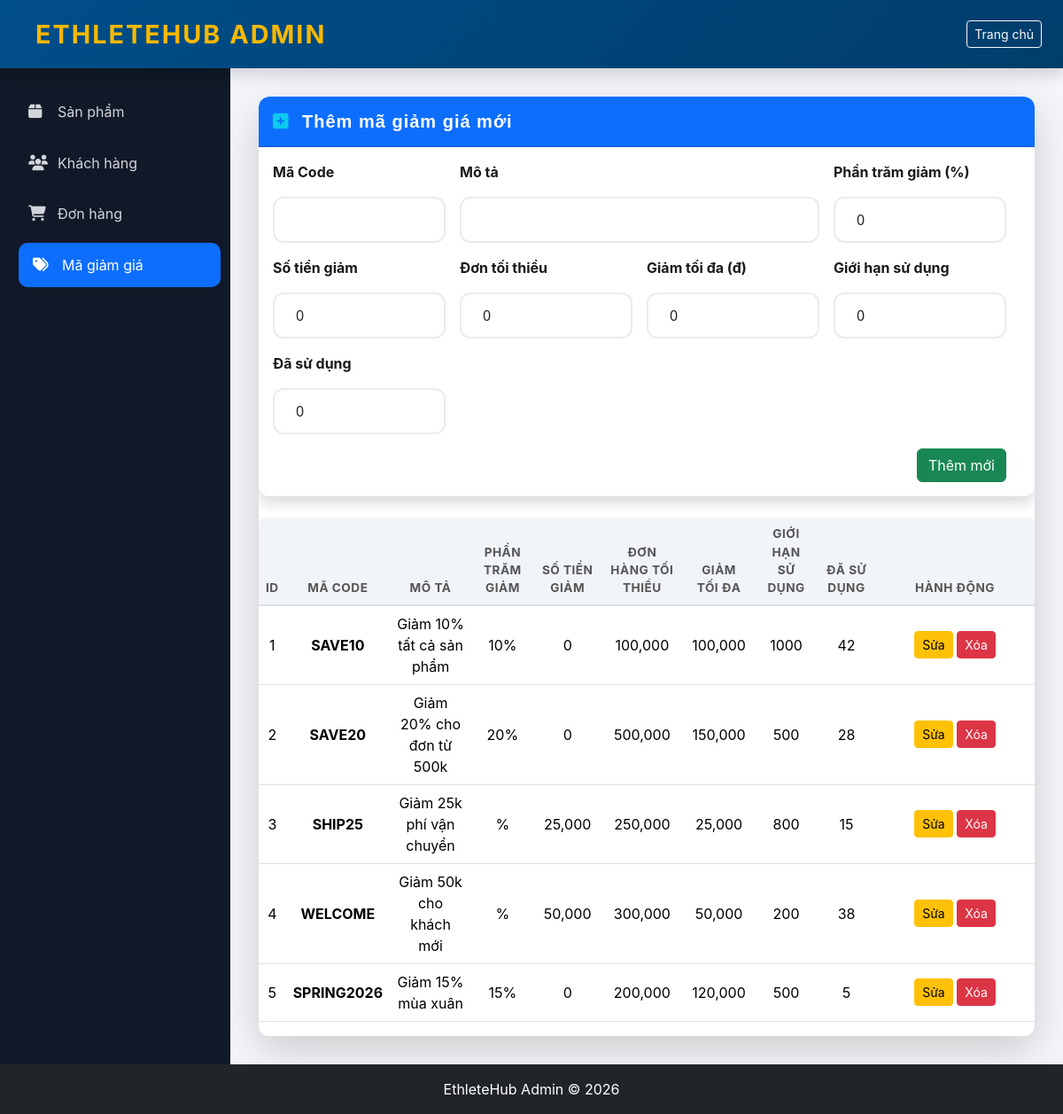
/CRUDgiamgia.php (signed in), run on the app's committed database.
### tables this page shows
CREATE TABLE `ma_giam_gia` (
  `id` int(11) NOT NULL COMMENT 'ID mã giảm',
  `ma_code` varchar(50) NOT NULL COMMENT 'Mã giảm giá',
  `mo_ta` varchar(255) DEFAULT NULL COMMENT 'Mô tả',
  `phan_tram_giam` int(11) DEFAULT NULL COMMENT 'Phần trăm giảm',
  `so_tien_giam` int(11) DEFAULT NULL COMMENT 'Số tiền giảm (cố định)',
  `don_hang_toi_thieu` decimal(15,2) DEFAULT 0.00 COMMENT 'Đơn hàng tối thiểu',
  `giam_toi_da` decimal(15,2) DEFAULT NULL COMMENT 'Giảm tối đa',
  `ngay_bat_dau` datetime NOT NULL COMMENT 'Ngày bắt đầu',
  `ngay_ket_thuc` datetime NOT NULL COMMENT 'Ngày kết thúc',
  `gioi_han_su_dung` int(11) DEFAULT NULL COMMENT 'Giới hạn sử dụng',
  `da_su_dung` int(11) DEFAULT 0 COMMENT 'Đã sử dụng',
  `trang_thai` tinyint(4) DEFAULT 1 COMMENT 'Trạng thái (1=hoạt động)',
  `ngay_tao` datetime DEFAULT current_timestamp()
);

### model/CRUD.php (called while the page is built, shortened)
<?php
function getAllDiscounts($conn) {
    $sql = "SELECT * FROM ma_giam_gia ";
    $stmt = $conn->prepare($sql);
    $stmt->execute();
    return $stmt->fetchAll(PDO::FETCH_ASSOC);
}
?>

### CRUDgiamgia.php (the view, shortened to what this page needs)
<?php
require_once 'model/CRUD.php';
$db = new Database();
$conn = $db->connect();
$update_mode = false;
$edit_data = [
    'id' => '',
    'ma_code' => '',
    'mo_ta' => '',
    'phan_tram_giam' => 0,
    'so_tien_giam' => 0,
    'don_hang_toi_thieu' => 0,
    'giam_toi_da' => 0,
    'gioi_han_su_dung' => 0,
    'da_su_dung' => 0
];
$list = getAllDiscounts($conn);
?>
<!DOCTYPE html>
<html lang="vi">
<head>
    <link href="https://cdnjs.cloudflare.com/ajax/libs/bootstrap/5.3.2/css/bootstrap.min.css" rel="stylesheet">
    <link href="https://cdnjs.cloudflare.com/ajax/libs/font-awesome/6.4.0/css/all.min.css" rel="stylesheet">
    <link rel="stylesheet" href="css/variables.css">
    <link rel="stylesheet" href="css/navbar.css">
    <link rel="stylesheet" href="css/hero.css">
    <link rel="stylesheet" href="css/categories.css">
    <link rel="stylesheet" href="css/products.css">
    <link rel="stylesheet" href="css/footer.css">
    <link rel="stylesheet" href="css/utilities.css">
    <link href="css/crud.css" rel="stylesheet" />
    <link rel="stylesheet" href="css/admin-layout.css">
</head>
<body style="background:#f4f6f9;">
    <nav class="navbar navbar-dark bg-dark shadow">
        <div class="container-fluid px-4">
            <span class="navbar-brand fw-bold">
                <i class="bi bi-speedometer2"></i> EthleteHub Admin
            </span>
            <a href="index.php" class="btn btn-outline-light btn-sm">
                <i class="bi bi-house"></i> Trang chủ
            </a>
        </div>
    </nav>
    <div class="layout">
        <aside class="sidebar">
            <ul>
                <li><a href="CRUDproduct.php"><i class="fas fa-box me-2"></i> Sản phẩm</a></li>
                <li><a href="CRUDuser.php"><i class="fas fa-users me-2"></i> Khách hàng</a></li>
                <li><a href="CRUDdonhang.php"><i class="fas fa-shopping-cart me-2"></i> Đơn hàng</a></li>
                <li><a href="CRUDgiamgia.php" class="active"><i class="fas fa-tags me-2"></i> Mã giảm giá</a></li>
            </ul>
        </aside>
        <div class="main-content">
            <div class="card shadow-lg border-0">
                <div class="card shadow border-0 mb-4">
                    <div class="card-header bg-primary text-white py-3">
                        <h5 class="mb-0">
                            <?php if ($update_mode): ?>
                                <i class="fas fa-bolt text-warning me-2"></i> Cập nhật mã giảm giá <span class="badge bg-light text-primary"></span>
                            <?php else: ?>
                                <i class="fas fa-plus-square text-info me-2"></i> Thêm mã giảm giá mới
                            <?php endif; ?>
                        </h5>
                    </div>
                    <div class="card-body">
                        <form method="POST" class="row g-3">
                            <div class="col-md-3">
                                <label class="form-label fw-bold">Mã Code</label>
                                <input type="text" name="ma_code" class="form-control" value="<?= $edit_data['ma_code'] ?>" required>
                            </div>
                            <div class="col-md-6">
                                <label class="form-label fw-bold">Mô tả</label>
                                <input type="text" name="mo_ta" class="form-control" value="<?= $edit_data['mo_ta'] ?>">
                            </div>
                            <div class="col-md-3">
                                <label class="form-label fw-bold">Phần trăm giảm (%)</label>
                                <input type="number" name="phan_tram_giam" class="form-control" value="<?= $edit_data['phan_tram_giam'] ?>">
                            </div>
                            <div class="col-md-3">
                                <label class="form-label fw-bold">Số tiền giảm </label>
                                <input type="number" name="so_tien_giam" class="form-control" value="<?= $edit_data['so_tien_giam'] ?>">
                            </div>
                            <div class="col-md-3">
                                <label class="form-label fw-bold">Đơn tối thiểu </label>
                                <input type="number" name="don_hang_toi_thieu" class="form-control" value="<?= $edit_data['don_hang_toi_thieu'] ?>">
                            </div>
                            <div class="col-md-3">
                                <label class="form-label fw-bold">Giảm tối đa (đ)</label>
                                <input type="number" name="giam_toi_da" class="form-control" value="<?= $edit_data['giam_toi_da'] ?>">
                            </div>
                            <div class="col-md-3">
                                <label class="form-label fw-bold">Giới hạn sử dụng</label>
                                <input type="number" name="gioi_han_su_dung" class="form-control" value="<?= $edit_data['gioi_han_su_dung'] ?>">
                            </div>
                            <div class="col-md-3">
                                <label class="form-label fw-bold">Đã sử dụng</label>
                                <input type="number" name="da_su_dung" class="form-control" value="<?= $edit_data['da_su_dung'] ?>">
                            </div>
                            <div class="col-12 text-end">
                                <?php if ($update_mode): ?>
                                    <button name="save_discount" class="btn btn-warning">Cập nhật</button>
                                    <a href="CRUDgiamgia.php" class="btn btn-secondary">Hủy</a>
                                <?php else: ?>
                                    <button name="save_discount" class="btn btn-success">Thêm mới</button>
                                <?php endif; ?>
                            </div>
                        </form>
                    </div>
                </div>
                <div class="table-responsive">
                    <table class="table table-hover align-middle text-center">
                        <thead class="table-dark">
                            <tr>
                                <th>ID</th>
                                <th>Mã Code</th>
                                <th>Mô tả</th>
                                <th>Phần trăm giảm</th>
                                <th>Số tiền giảm</th>
                                <th>Đơn hàng tối thiểu</th>
                                <th>Giảm tối đa</th>
                                <th>Giới hạn sử dụng</th>
                                <th>Đã sử dụng</th>
                                <th width="180">Hành động</th>
                            </tr>
                        </thead>
                        <tbody>
                            <?php foreach ($list as $giamgia) { ?>
                                <tr>
                                    <td><?= $giamgia['id'] ?></td>
                                    <td><strong><?= $giamgia['ma_code'] ?></strong></td>
                                    <td><?= $giamgia['mo_ta'] ?></td>
                                    <td><?= $giamgia['phan_tram_giam'] ?>%</td>
                                    <td><?= number_format($giamgia['so_tien_giam']) ?></td>
                                    <td><?= number_format($giamgia['don_hang_toi_thieu']) ?></td>
                                    <td><?= number_format($giamgia['giam_toi_da']) ?></td>
                                    <td><?= $giamgia['gioi_han_su_dung'] ?></td>
                                    <td><?= $giamgia['da_su_dung'] ?></td>
                                    <td>
                                        <a href="?edit=<?= $giamgia['id'] ?>" class="btn btn-sm btn-warning">Sửa</a>
                                        <a href="?delete=<?= $giamgia['id'] ?>" class="btn btn-sm btn-danger"
                                            onclick="return confirm('Xóa mã <?= $giamgia['ma_code'] ?>?')">Xóa</a>
                                    </td>
                                </tr>
                            <?php } ?>
                        </tbody>
                    </table>
                </div>
            </div>
        </div>
    </div>
    <footer class="bg-dark text-white text-center py-3">
        EthleteHub Admin © 2026
    </footer>
</body>
</html>

### css/variables.css (style rules this page uses)
:root { --primary: #ff6b35; --primary-dark: #ff5220; --primary-light: #ff8555; --secondary: #004e89; --secondary-dark: #003d6b; --secondary-light: #0066b3; --accent: #f7b801; --accent-dark: #d99e00; --accent-light: #ffc928; --success: #06d6a0; --warning: #ffa500; --danger: #ef476f; --dark: #1a1a1a; --light: #f8f9fa; --white: #ffffff; --gray: #6c757d; --gray-light: #e9ecef; --spacing-xs: 0.25rem; --spacing-sm: 0.5rem; --spacing-md: 1rem; --spacing-lg: 1.5rem; --spacing-xl: 2rem; --spacing-2xl: 3rem; --spacing-3xl: 4rem; --border-radius-sm: 8px; --border-radius: 12px; --border-radius-lg: 16px; --border-radius-full: 50px; --font-primary: 'Segoe UI', Tahoma, Geneva, Verdana, sans-serif; --font-display: 'Trebuchet MS', sans-serif; --font-size-xs: 0.75rem; --font-size-sm: 0.875rem; --font-size-base: 1rem; --font-size-lg: 1.125rem; --font-size-xl: 1.5rem; --font-size-2xl: 2rem; --font-size-3xl: 3rem; --font-size-4xl: 4rem; --font-weight-normal: 400; --font-weight-semibold: 600; --font-weight-bold: 700; --font-weight-extra-bold: 800; --font-weight-black: 900; --shadow-sm: 0 2px 4px rgba(0, 0, 0, 0.1); --shadow-md: 0 5px 15px rgba(0, 0, 0, 0.08); --shadow-lg: 0 10px 30px rgba(0, 0, 0, 0.12); --shadow-xl: 0 15px 40px rgba(0, 0, 0, 0.15); --transition-fast: 0.2s ease; --transition-base: 0.3s ease; --transition-slow: 0.5s ease; --line-height-tight: 1.2; --line-height-base: 1.5; --line-height-relaxed: 1.75; }
* { margin: 0; padding: 0; box-sizing: border-box; }
html { scroll-behavior: smooth; }
body { font-family: var(--font-primary); font-size: var(--font-size-base); line-height: var(--line-height-base); color: var(--dark); background-color: var(--white); overflow-x: hidden; }
h1, h2, h3, h4, h5, h6 { font-family: var(--font-display); font-weight: var(--font-weight-extra-bold); letter-spacing: 1px; }
a { color: var(--primary); text-decoration: none; transition: color var(--transition-base); }

### css/navbar.css (style rules this page uses)
.navbar-custom, .navbar { background: linear-gradient(135deg, var(--secondary) 0%, var(--secondary-dark) 100%) !important; padding: 0.75rem 0; box-shadow: var(--shadow-md); position: sticky; top: 0; z-index: 1000; transition: all var(--transition-base); }
.navbar-brand { font-size: 1.8rem; font-weight: var(--font-weight-black); color: var(--accent) !important; text-transform: uppercase; letter-spacing: 2px; display: flex; align-items: center; gap: var(--spacing-md); transition: transform var(--transition-base); }

### css/utilities.css (style rules this page uses)
.text-center { text-align: center; }
.bg-primary { background-color: var(--primary); }
.bg-dark { background-color: var(--dark); }
.shadow-lg { box-shadow: var(--shadow-lg); }
.form-control { padding: 12px var(--spacing-lg); border: 2px solid var(--gray-light); border-radius: var(--border-radius); font-size: 1rem; font-family: var(--font-primary); transition: all var(--transition-base); }
.form-control::placeholder { color: var(--gray); }
.form-label { display: block; margin-bottom: var(--spacing-md); font-weight: var(--font-weight-bold); color: var(--dark); }
* { max-width: 100%; }
body { overflow-x: hidden; }
html { scroll-behavior: smooth; }
a { padding: 5px; display: inline-block; }

### css/crud.css (style rules this page uses)
body { background-color: #f8f9fa; font-family: 'Inter', sans-serif; }
.table thead th { background-color: #f1f4f8; border-bottom: 2px solid #dee2e6; text-transform: uppercase; font-size: 0.85rem; letter-spacing: 0.5px; color: #555; }

### css/admin-layout.css (style rules this page uses)
:root { --sidebar-width: 260px; --dark-bg: #111827; --sidebar-hover: #1f2937; --primary-color: #0d6efd; --transition-speed: 0.3s; }
body { background-color: #f4f6f9; font-family: 'Inter', system-ui, -apple-system, sans-serif; }
.layout { display: flex; min-height: calc(100vh - 56px); }
.sidebar { width: var(--sidebar-width); background: var(--dark-bg); color: #fff; padding: 1.5rem 1rem; flex-shrink: 0; transition: all var(--transition-speed); }
.sidebar ul { list-style: none; padding: 0; }
.sidebar li { margin-bottom: 0.5rem; }
.sidebar a { display: flex; align-items: center; padding: 0.8rem 1rem; color: #d1d5db; text-decoration: none; border-radius: 10px; transition: all 0.2s; }
.sidebar a i { width: 25px; font-size: 1.1rem; }
.sidebar a:hover, .sidebar a.active { background: var(--sidebar-hover); color: #fff; transform: translateX(5px); }
.sidebar a.active { background: var(--primary-color); }
.main-content { flex: 1; padding: 2rem; width: 100%; overflow-x: hidden; }
.card { border-radius: 12px; overflow: hidden; }
.table thead { background-color: #f8f9fa; }
.table-responsive { border-radius: 8px; }

### data on the page
ma_giam_gia: id "1", ma_code "SAVE10", mo_ta "Giảm 10% tất cả sản phẩm", phan_tram_giam "10", so_tien_giam "0", don_hang_toi_thieu "100,000", giam_toi_da "100,000", gioi_han_su_dung "1000", da_su_dung "42"
ma_giam_gia: id "2", ma_code "SAVE20", mo_ta "Giảm 20% cho đơn từ 500k", phan_tram_giam "20", so_tien_giam "0", don_hang_toi_thieu "500,000", giam_toi_da "150,000", gioi_han_su_dung "500", da_su_dung "28"
ma_giam_gia: id "3", ma_code "SHIP25", mo_ta "Giảm 25k phí vận chuyển", so_tien_giam "25,000", don_hang_toi_thieu "250,000", giam_toi_da "25,000", gioi_han_su_dung "800", da_su_dung "15"
ma_giam_gia: id "4", ma_code "WELCOME", mo_ta "Giảm 50k cho khách mới", so_tien_giam "50,000", don_hang_toi_thieu "300,000", giam_toi_da "50,000", gioi_han_su_dung "200", da_su_dung "38"
ma_giam_gia: id "5", ma_code "SPRING2026", mo_ta "Giảm 15% mùa xuân", phan_tram_giam "15", so_tien_giam "0", don_hang_toi_thieu "200,000", giam_toi_da "120,000", gioi_han_su_dung "500", da_su_dung "5"
